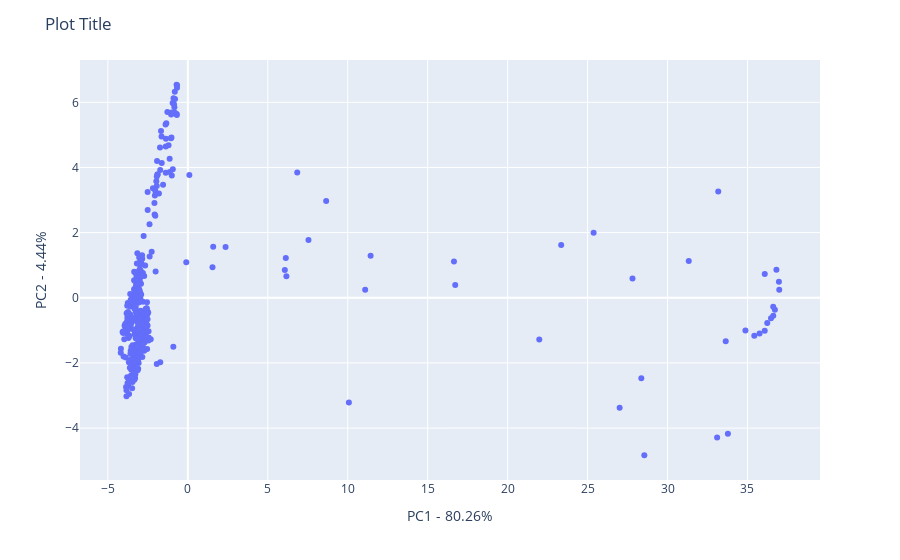

The code cell stored with this chart in its notebook:
### Code cell
pca_df = pd.DataFrame(pca_data)
fig = px.scatter(pca_df,x = 0,y = 1)
newnames = {'0':'PC1', '1': 'PC2'}
fig.update_layout(
    title="Plot Title",
    xaxis_title="PC1 - {0}%".format(np.round(per_ver[0],decimals=2)),
    yaxis_title="PC2 - {0}%".format(np.round(per_ver[1],decimals=2)),
  
)

fig.show()

### Figure 1 — Plotly figure (JSON) as saved in the notebook; plotly's stock layout.template omitted (floating-point values rounded to 4 significant figures; data arrays with more than 128 entries replaced by an {"elided": "..."} marker saying what was removed)
{"data": [{"hovertemplate": "0=%{x}<br>1=%{y}<extra></extra>", "legendgroup": "", "marker": {"color": "#636efa", "symbol": "circle"}, "mode": "markers", "name": "", "orientation": "v", "showlegend": false, "type": "scatter", "x": {"elided": "360 float values"}, "xaxis": "x", "y": {"elided": "360 float values"}, "yaxis": "y"}], "layout": {"legend": {"tracegroupgap": 0}, "margin": {"t": 60}, "title": {"text": "Plot Title"}, "xaxis": {"anchor": "y", "domain": [0, 1], "title": {"text": "PC1 - 80.26%"}}, "yaxis": {"anchor": "x", "domain": [0, 1], "title": {"text": "PC2 - 4.44%"}}}}
